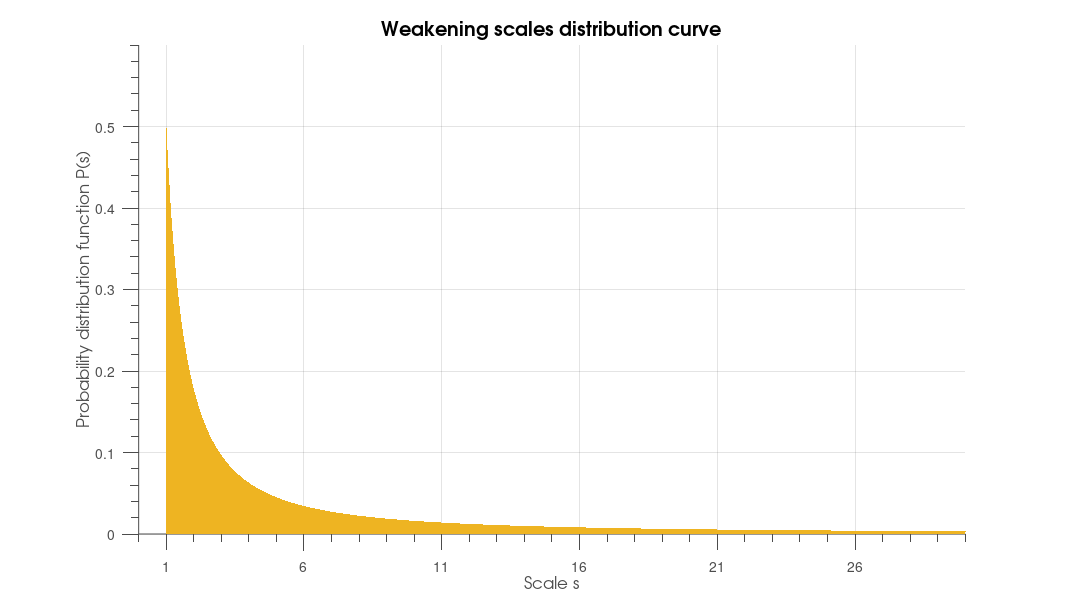

Here is the MATLAB script that generated this plot:
clear;
clc

s=1:0.001:30;
beta=1.5;
c=beta-1;
p=c*s.^-beta;
cum=1-s.^(1-beta);
hold on
%loglog(s,p,'r')
plot(s,p,'LineStyle', 'none','LineWidth', 1,'Marker', 'o', 'MarkerSize', 1, ...
      'MarkerEdgeColor','none', 'MarkerFaceColor',[238 180 34]/255);
h=area(s,p,'LineStyle', 'none','LineWidth', 1);
set(h,'FaceColor',[238 180 34]/255);
set(gca,'FontSize',25);
set(gca,'xtick',1:5:30,'xticklabel',1:5:30) 
%xtick shows the ticks, xticklabel gives the tick names.
set(gca,'xlim',[0 30]);
set(gca,'ylim',[0 0.6]);
grid on;
%grid minor;
hTitle = title('Weakening scales distribution curve','Fontsize',35);
hXLabel = xlabel('Scale s','Fontsize',30);
hYLabel = ylabel('Probability distribution function P(s)','Fontsize',30);
set(gca, 'FontName', 'Helvetica')
set([hTitle, hXLabel, hYLabel], 'FontName', 'AvantGarde')
% Adjust axes properties
set(gca, 'Box', 'off', 'TickDir', 'out', 'TickLength', [.02 .02], ...
    'XMinorTick', 'on', 'YMinorTick', 'on', 'YGrid', 'on', ...
    'XColor', [.3 .3 .3], 'YColor', [.3 .3 .3], ...
    'LineWidth', 1)
set(gcf,'color','w'); %set figure background transparent
set(gca,'color','w'); %set axis transparent
% Maximize print figure
set(gcf,'outerposition',get(0,'screensize'));
set(gcf, 'PaperPositionMode', 'manual');
set(gcf, 'PaperUnits', 'points'); %[ {inches} | centimeters | normalized | points ]
set(gcf, 'PaperPosition', [0 0 1920 1080]); 

% saveas(gcf,'F:\Git\PhDreport\4Anew\figures\ps.png');
% saveas(gcf,'F:\Git\Anew\figures\ps.png');
